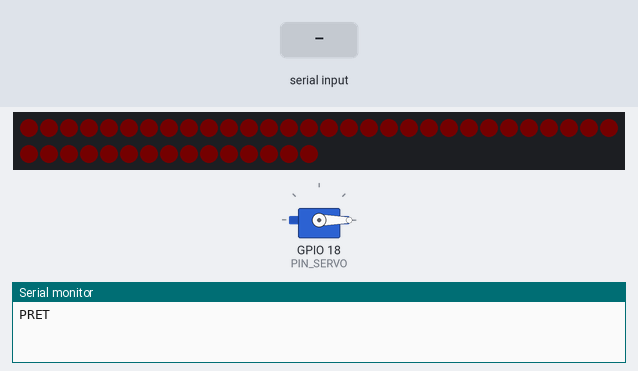
Bench run of a sketch on a simulated ESP32. On the bench: 45 RGB LEDs in strip order, left to right, continuing on the next row, servo, the last lines printed to the serial monitor. Inputs (shaded band) come from the test bench. Dim RGB values are drawn brighter than linear.

Above: at 2.31 s.
2.8 s: "POS:150\n" received over Serial
At 3.55 s:
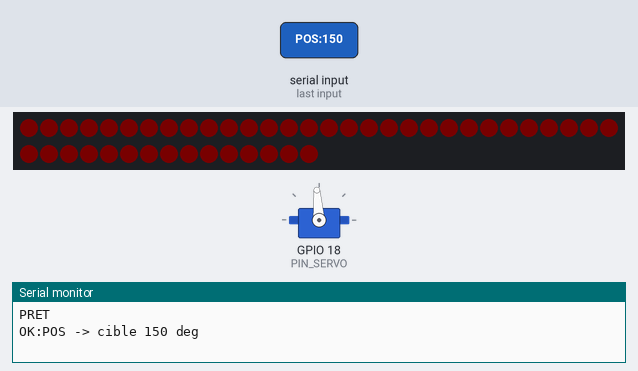
5.5 s: "POS:1\n" received over Serial
At 7.8 s:
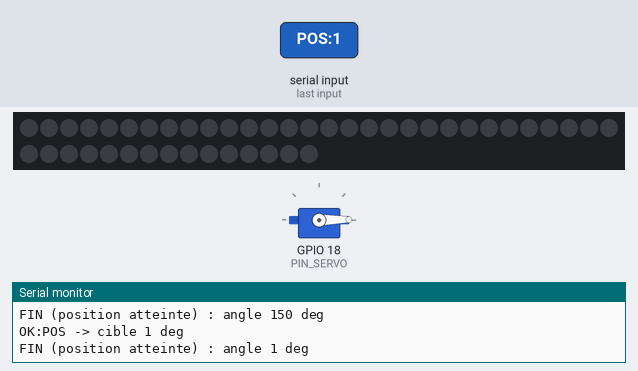
8.5 s: "MONTER\n" received over Serial
At 10.49 s:
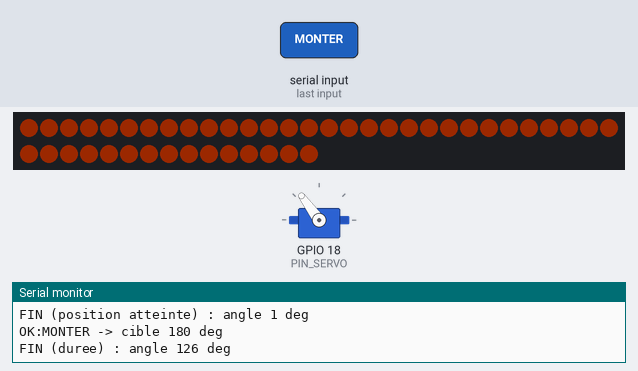
11.5 s: "DESCENDRE:150\n" received over Serial
At 12.87 s:
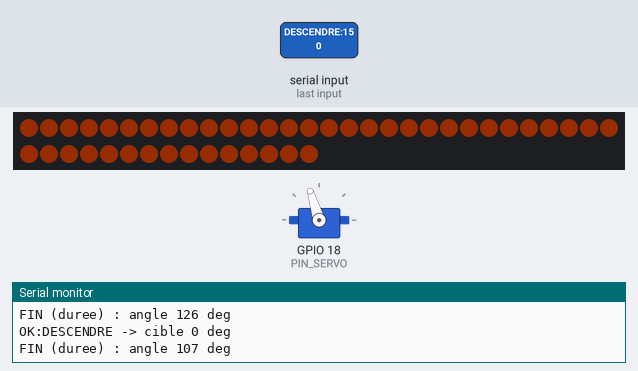
14.5 s: "POS\n" received over Serial
At 16.31 s:
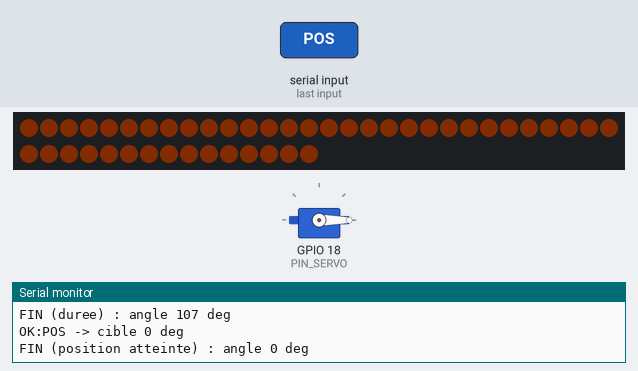
Timing chart, 0 to 17.5 s (numbered marks = the images above; inputs shaded):
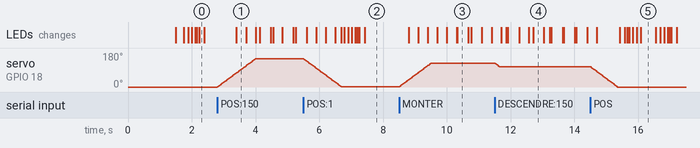

The sketch:

petale_esp32.ino
```cpp
// Projet Pétale — ESP32 : piston (servo 180°) + ruban LED WS2812
// Commandes reçues par USB :
//   POS:90             -> le piston va à l'angle 90°
//   MONTER / DESCENDRE -> monte / descend pendant DUREE_MOUVEMENT_MS
//   MONTER:2000        -> idem pendant 2000 ms
//   STOP               -> arrêt immédiat du piston
// LED : pulsation permanente qui suit la hauteur du piston.
//   Piston bas  -> miel, faible, lent
//   Mi-hauteur  -> bois d'acacia
//   Piston haut -> caramel foncé, intense, rapide

#include <ESP32Servo.h>
#include <Adafruit_NeoPixel.h>

// --- Réglages piston ------------------------------------------------------------
const int PIN_SERVO    = 18;
const int ANGLE_BAS    = 0;     // limite basse du piston (sécurité)
const int ANGLE_HAUT   = 180;   // limite haute du piston (sécurité)
const int DELAI_PAS_MS = 8;                    // vitesse : pause entre chaque degré
const unsigned long DUREE_MOUVEMENT_MS = 1000;  // durée par défaut de MONTER/DESCENDRE

// --- Réglages LED ---------------------------------------------------------------
const int PIN_LED = 4;          // broche DIN du ruban
const int NB_LEDS = 45;         // nombre de LED allumées

// Limite de consommation du ruban (mA) : la luminosité baisse automatiquement au-delà
//   USB du PC seul          -> 400
//   alimentation 5V 2 A     -> 1500
//   alimentation 5V 5 A     -> 4000
const float LIMITE_MA = 400;
const float MA_PAR_CANAL = 20;  // consommation d'une couleur de LED à 255

// Couleurs (R, V, B) : bas -> milieu -> haut
const float MIEL[3]    = {90, 35, 2};      // miel ambré (piston bas)
const float BOIS[3]    = {55, 17, 1};      // bois / sève brune (mi-hauteur)
const float CARAMEL[3] = {30, 7, 0};       // marron très foncé, écorce (piston haut)

// Intensité au sommet de la pulsation (0-255)
const float LUM_PIC_BAS  = 70;    // piston en bas : faible
const float LUM_PIC_HAUT = 255;   // piston en haut : maximum
const float CREUX = 0.05;         // au creux de la pulsation : 5 % de l'intensité du pic
const float GAMMA = 2.0;          // correction de luminosité (rendu naturel pour l'œil)

// Durée d'une pulsation complète (ms)
const float PERIODE_BAS_MS  = 3000.0;  // piston en bas : lent
const float PERIODE_HAUT_MS = 250.0;   // piston en haut : rapide

const int RAFRAICH_LED_MS = 10;        // mise à jour du ruban toutes les 10 ms (fluide)

// --- État piston ------------------------------------------------------------------
Servo servo;
int angleActuel = ANGLE_BAS;
int angleCible  = ANGLE_BAS;
bool enMouvement = false;
unsigned long finMouvement = 0;
unsigned long dernierPas = 0;

// --- État LED -----------------------------------------------------------------------
Adafruit_NeoPixel ruban(NB_LEDS, PIN_LED, NEO_GRB + NEO_KHZ800);
float phase = 0.0;                 // avancement dans la pulsation (0 -> 1)
unsigned long dernierRafraich = 0;
uint32_t derniereCouleur = 0xFFFFFFFF;

String tampon = "";

// ================================ LED ================================

// Mélange deux valeurs : t = 0 -> a, t = 1 -> b
float melange(float a, float b, float t) {
  return a + (b - a) * t;
}

// Couleur selon la hauteur h (0 -> 1) : miel -> bois d'acacia -> caramel foncé
float teinte(int canal, float h) {
  if (h < 0.5) return melange(MIEL[canal], BOIS[canal], h * 2.0);
  return melange(BOIS[canal], CARAMEL[canal], (h - 0.5) * 2.0);
}

// Pulsation permanente dont couleur, intensité et vitesse suivent la hauteur du piston
void gererLeds() {
  unsigned long maintenant = millis();
  unsigned long ecoule = maintenant - dernierRafraich;
  if (ecoule < RAFRAICH_LED_MS) return;
  dernierRafraich = maintenant;

  // Hauteur du piston : 0 = tout en bas, 1 = tout en haut
  float h = (float)(angleActuel - ANGLE_BAS) / (float)(ANGLE_HAUT - ANGLE_BAS);
  h = constrain(h, 0.0, 1.0);

  // Vitesse : la phase avance plus vite quand le piston est haut
  float periode = melange(PERIODE_BAS_MS, PERIODE_HAUT_MS, h);
  phase += ecoule / periode;
  if (phase >= 1.0) phase -= (int)phase;

  // Forme de la pulsation : 0 -> 1 -> 0, douce (cosinus)
  float k = (1.0 - cos(2.0 * PI * phase)) / 2.0;

  // Intensité (0 -> 1), corrigée par le gamma sur l'intensité SEULE
  float pic = melange(LUM_PIC_BAS, LUM_PIC_HAUT, h) / 255.0;
  float lum = pow(pic * (CREUX + (1.0 - CREUX) * k), GAMMA);

  float r = teinte(0, h) * lum;
  float v = teinte(1, h) * lum;
  float b = teinte(2, h) * lum;

  // Limiteur de courant : réduit la luminosité si le ruban consommerait trop
  float courant = NB_LEDS * (r + v + b) * MA_PAR_CANAL / 255.0;
  if (courant > LIMITE_MA) {
    float facteur = LIMITE_MA / courant;
    r *= facteur;
    v *= facteur;
    b *= facteur;
  }

  uint32_t couleur = ruban.Color((uint8_t)r, (uint8_t)v, (uint8_t)b);
  if (couleur == derniereCouleur) return;   // rien à changer
  ruban.fill(couleur);
  ruban.show();
  derniereCouleur = couleur;
}

// ================================ PISTON ================================

void arreter(const char* raison) {
  enMouvement = false;
  Serial.printf("FIN (%s) : angle %d deg\n", raison, angleActuel);
}

void demarrer(int cible, unsigned long duree) {
  angleCible = constrain(cible, ANGLE_BAS, ANGLE_HAUT);
  finMouvement = millis() + duree;
  enMouvement = true;
}

void gererMouvement() {
  if (!enMouvement) return;
  if ((long)(millis() - finMouvement) >= 0) { arreter("duree"); return; }
  if (angleActuel == angleCible)            { arreter("position atteinte"); return; }
  if (millis() - dernierPas >= DELAI_PAS_MS) {
    angleActuel += (angleCible > angleActuel) ? 1 : -1;
    servo.write(angleActuel);
    dernierPas = millis();
  }
}

// ================================ COMMANDES ================================

void traiterMessage(String msg) {
  msg.trim();
  msg.toUpperCase();

  String commande = msg;
  String valeur = "";
  int deuxPoints = msg.indexOf(':');
  if (deuxPoints >= 0) {
    commande = msg.substring(0, deuxPoints);
    valeur = msg.substring(deuxPoints + 1);
  }
  unsigned long duree = (valeur.toInt() > 0) ? valeur.toInt() : DUREE_MOUVEMENT_MS;

  if (commande == "POS")            demarrer(valeur.toInt(), 60000);  // pas de limite de temps
  else if (commande == "MONTER")    demarrer(ANGLE_HAUT, duree);
  else if (commande == "DESCENDRE") demarrer(ANGLE_BAS, duree);
  else if (commande == "STOP")      { arreter("stop"); return; }
  else { Serial.println("ERR:" + msg); return; }

  Serial.printf("OK:%s -> cible %d deg\n", commande.c_str(), angleCible);
}

void lireSerie() {
  while (Serial.available()) {
    char c = Serial.read();
    if (c == '\n') { traiterMessage(tampon); tampon = ""; }
    else if (c != '\r') tampon += c;
  }
}

// ================================ PROGRAMME ================================

void setup() {
  Serial.begin(115200);
  delay(1500);

  ruban.begin();          // LED d'abord
  ruban.clear();
  ruban.show();

  servo.setPeriodHertz(50);
  servo.attach(PIN_SERVO, 400, 2500);
  servo.write(angleActuel);

  Serial.println("PRET");
}

void loop() {
  lireSerie();
  gererMouvement();
  gererLeds();
}
```

Measured:
- after the input at 2.8 s, servo on GPIO 18 (PIN_SERVO): moves from 0° to 150° over 1.2 s, starting at once
- after the input at 5.5 s, servo on GPIO 18 (PIN_SERVO): moves from 150° to 1° over 1.2 s, starting at once
- after the input at 8.5 s, servo on GPIO 18 (PIN_SERVO): moves from 1° to 126° over 1.0 s, starting at once
- after the input at 11.5 s, servo on GPIO 18 (PIN_SERVO): 126° → 107° at once
- after the input at 14.5 s, servo on GPIO 18 (PIN_SERVO): moves from 107° to 0° over 0.84 s, starting at once
